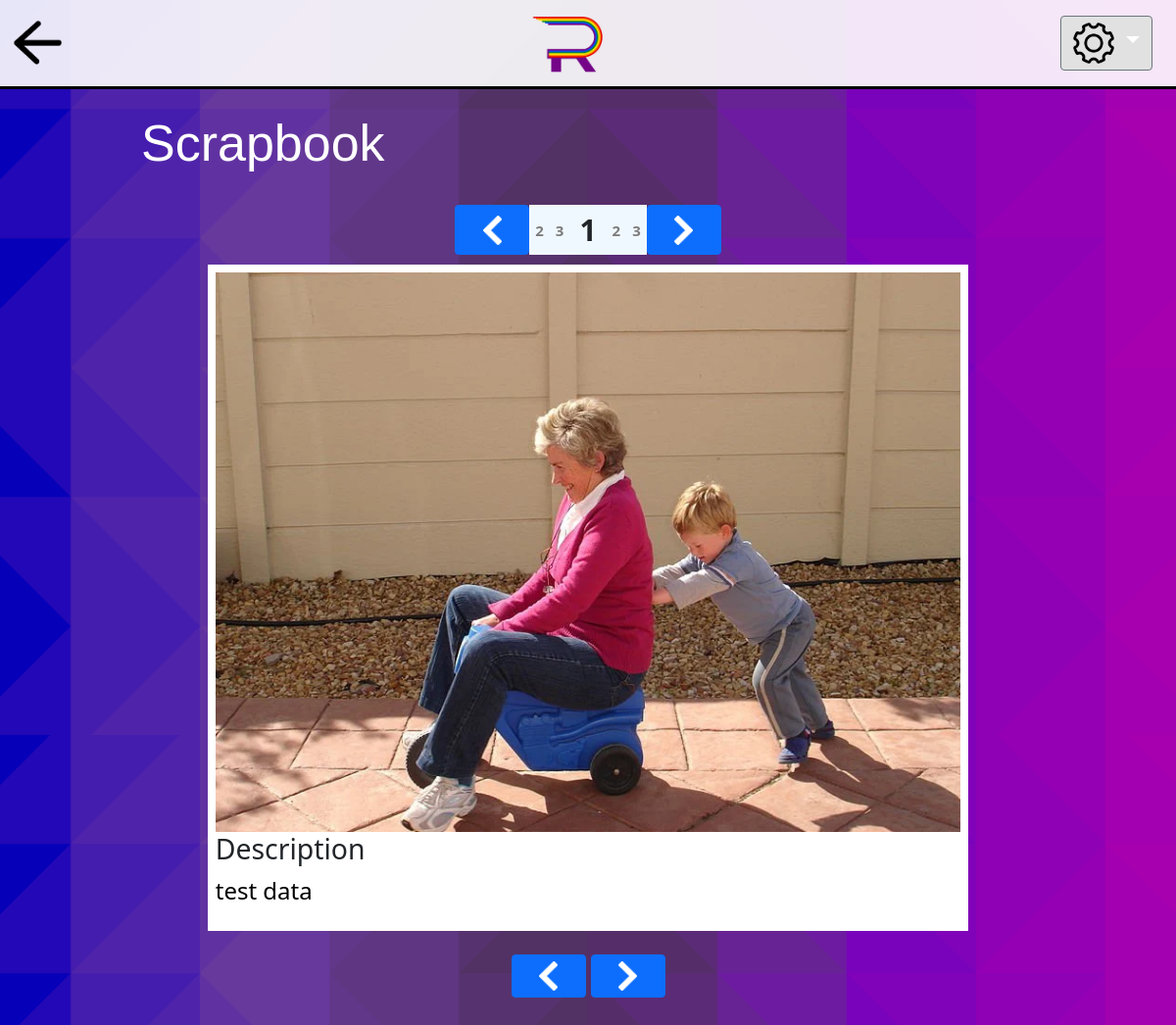
/scrapbook/ (signed in), run on the app's committed database.
### Remember/models.py (models this page shows, shortened)
class Question(models.Model):
    question_text = models.CharField(max_length=200, default="")
    description = models.CharField(max_length=200, default="")
    picture = models.FileField(upload_to='uploads/images/question_pics/', max_length=200, default="") #https://docs.djangoproject.com/en/1.10/ref/models/fields/#django.db.models.FileField
    A = models.CharField(max_length=200, default="")
    B = models.CharField(max_length=200, default="")
    C = models.CharField(max_length=200, default="")
    D = models.CharField(max_length=200, default="")
    answer = models.IntegerField(default=0)
    lastSubAnswer = models.IntegerField(default=0)
    timeEnded = models.DateTimeField()
    quiz = models.ForeignKey(Quiz, on_delete=models.CASCADE)
    author = models.ForeignKey(User, on_delete=models.CASCADE)

### Remember/views.py (the view)
# urls.py: path('scrapbook/', views.scrapbook, name='scrapbook'), #changed Book to book
def scrapbook(request):
    myPatient = Patient.objects.get(pk = request.session['loggedInID'])
    myQuiz = Quiz.objects.filter(order = 0, patient = myPatient)
    myQuestions = Question.objects.filter(quiz = myQuiz[0])
    if len(myQuestions) == 0:
        return HttpResponseRedirect(reverse('Remember:noQuestions'))
    return render(request, 'Remember/patientEx/scrapbook.html', {'questions': myQuestions })

### Remember/templates/Remember/patientEx/scrapbook.html (shortened to what this page needs)
{% load static %}
<link rel="stylesheet" type="text/css" href="{% static 'remember/style.css' %}">
<!doctype html>
<html lang="en">
    <head>
        <link href="https://cdn.jsdelivr.net/npm/bootstrap@5.1.3/dist/css/bootstrap.min.css" rel="stylesheet"
>
    </head>
    <body>
        <nav class="autohide navbar navbar-light" style="padding-left: 1vw;padding-right: 1vw;">
            <a class="navbar-brand" href="/remember/patientMenu" >
                <button class="backButton"></button>
            </a>
            <a href="/remember/userMenu">
                <div class="logo"></div>
            </a>
            <div class="dropdown" style="padding-right:1vw;">
                <a class="btn btn-secondary dropdown-toggle" href="#" role="button" id="dropdownMenuLink" data-bs-toggle="dropdown" aria-expanded="false">
                    <img src="/../../static/remember/images/settingsIcon1.png" style="width:42px;height:42px;">
                </a>
            </div>
        </nav>
        <h1>
            Scrapbook
        </h1>
        <div class="container d-flex flex-column mb-5 col-md-8">
            <div class="mt-4 d-flex justify-content-center align-self-center " style="margin-bottom: 10px;">
                <button type="button" class="btn btn-primary prev" onclick="plusSlides(-1)">
                    <div class="previousArrow"></div>
                </button>
                <div class="flex-container" style="background-color:aliceblue">
                    <div class="littleIndex align-self-center" id="indexCounter-2"></div>
                    <div class="littleIndex align-self-center" id="indexCounter-1"></div>
                    <div class="index align-self-center" id="indexCounter"></div>
                    <div class="littleIndex align-self-center" id="indexCounter+1"></div>
                    <div class="littleIndex align-self-center" id="indexCounter+2"></div>
                </div>
                <button type="button" class="btn btn-primary next" onclick="plusSlides(1)">
                <div class="nextArrow"></div>
                </button>
            </div>
            <div id="carouselExampleDark" class="carousel carousel-dark slide scrapbook align-self-center col-md-12" data-bs-interval="false">
                <div class="thumbnail carousel-inner">
                    {% for question in questions %}
                    <div class="carousel-item fades">
                    <img src="{{question.picture}}" alt="...">
                    <div class="carousel-caption-description">
                        <h2>Description</h2>
                        <p>{{question.description}}</p>
                    </div>
                    </div>
                    {% endfor %}
                </div>
            </div>
            <div class="mt-4 d-flex justify-content-center align-self-center ">
                <button type="button" class="btn btn-primary prev" onclick="plusSlides(-1)" style="margin-right: 5px">
                    <div class="previousArrow"></div>
                </button>
                <button type="button" class="btn btn-primary next" onclick="plusSlides(1)">
                    <div class="nextArrow"></div>
                </button>
            </div>
        </div>
    </body>
</html>

### Remember/static/remember/style.css (style rules this page uses)
body { background: black url("images/backgroundImg.png") repeat; background-size: 100% auto; background-repeat: repeat-y; }

### Remember/templates/Remember/patientEx/scrapbook.html (style rules this page uses)
.navbar { border-bottom: 3px solid black; background: rgba(255, 255, 255, 0.9); }
.autohide { position: fixed; top: 0; right: 0; left: 0; width: 100%; z-index: 1030; }
.backButton { width:51px;height:51px; background: transparent url(/../../static/remember/images/backButton.png) no-repeat; background-color: transparent; mix-blend-mode: multiply; background-size: cover; border: none; }
.logo { width:83.1px; height: 72px; background: transparent url(/../../static/remember/images/RememberLogoSized.png) no-repeat; mix-blend-mode: multiply; background-size: cover; border: none; }
.btn.btn-secondary.dropdown-toggle { background-color: rgb(225,225,225); }
h1 { color: white; font-family: 'Sans serif', Helvetica, sans-serif; font-size: calc(3vw + 2vh); padding-top:2%; padding-left: 12%; }
h2 { font-size: calc(1.7vw + 1.0vh); }
img { width: 100%; height: 100%; max-width: 100%; max-height: 700px; object-fit: fill; }
.scrapbook { padding: 1%; background-color: white; }
.fades { animation: fade 1.5s; }
.carousel-caption-description p { font-size: calc(1.0vw + 1.5vh); color: black; }
.btn { font-size: calc(1.0vw + 1.5vh); }
.previousArrow { width:50px; height: 30px; background: url(/../../static/remember/images/leftArrow.png) no-repeat; background-size: contain; border: none; background-position: center; }
.nextArrow { width:50px; height: 30px; background: url(/../../static/remember/images/rightArrow.png) no-repeat; background-size: contain; border: none; background-position: center; }
.index { padding-left: 0%; padding-right: 0%; margin-left: 5px; margin-right: 5px; font-weight: bold; font-size: 30px; padding: 3px; padding-left: 5px; padding-right: 5px; }
.littleIndex { padding-left: 0%; padding-right: 0%; margin-left: 1px; margin-right: 1px; font-weight: bold; font-size: 15px; color: rgb(125, 125, 125); padding: 1px; padding-left: 5px; padding-right: 5px; }
.flex-container { display: flex; align-items: center; width: 100%; }

### data on the page
Question: picture (picture), description "test data"
